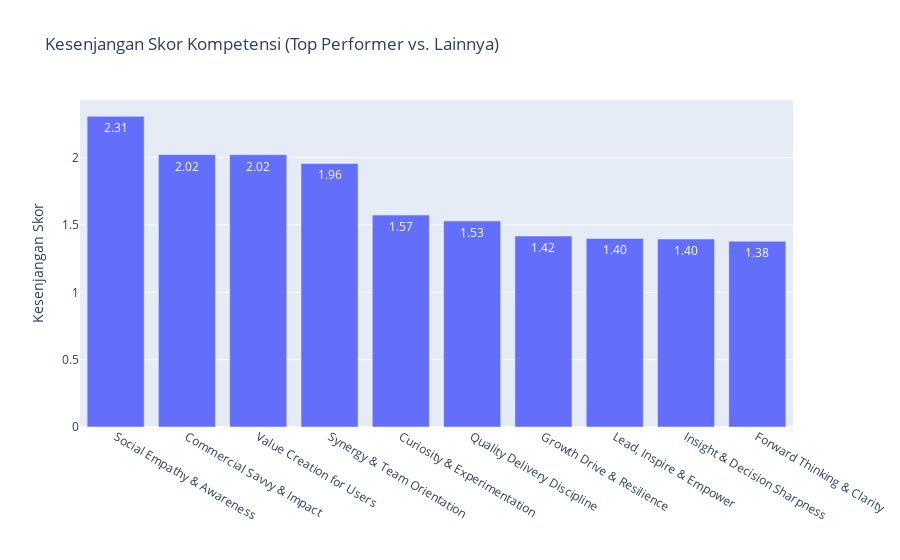

The code cell stored with this chart in its notebook:
### Markdown cell above
## Kesenjangan Skor Kompetensi

### Code cell
# Untuk memperjelas di mana letak perbedaan terbesar, kita akan menghitung selisih skor rata-rata antara Top Performer dan Karyawan Lainnya.

# Mengitung selisih skor dan buat kolom baru
comp_avg['selisih_skor'] = comp_avg[True] - comp_avg[False]

# Mengurutkan berdasarkan selisih terbesar agar ceritanya lebih jelas
df_selisih = comp_avg.sort_values(by='selisih_skor', ascending=False).reset_index()

# Bar chart untuk menampilkan selisih tersebut
fig_gap = px.bar(df_selisih,
                 x='pillar_label',
                 y='selisih_skor',
                 title='Kesenjangan Skor Kompetensi (Top Performer vs. Lainnya)',
                 labels={'pillar_label': 'Pilar Kompetensi', 'selisih_skor': 'Selisih Skor Rata-rata'},
                 text_auto='.2f')

fig_gap.update_layout(xaxis_title="", yaxis_title="Kesenjangan Skor")
fig_gap.show()

### Figure 1 — Plotly figure (JSON) as saved in the notebook; plotly's stock layout.template omitted (floating-point values rounded to 4 significant figures)
{"data": [{"alignmentgroup": "True", "hovertemplate": "Pilar Kompetensi=%{x}<br>Selisih Skor Rata-rata=%{y}<extra></extra>", "legendgroup": "", "marker": {"color": "#636efa", "pattern": {"shape": ""}}, "name": "", "offsetgroup": "", "orientation": "v", "showlegend": false, "textposition": "auto", "texttemplate": "%{y:.2f}", "type": "bar", "x": ["Social Empathy & Awareness", "Commercial Savvy & Impact", "Value Creation for Users", "Synergy & Team Orientation", "Curiosity & Experimentation", "Quality Delivery Discipline", "Growth Drive & Resilience", "Lead, Inspire & Empower", "Insight & Decision Sharpness", "Forward Thinking & Clarity"], "xaxis": "x", "y": [2.306, 2.022, 2.022, 1.956, 1.574, 1.53, 1.418, 1.4, 1.395, 1.379], "yaxis": "y"}], "layout": {"barmode": "relative", "legend": {"tracegroupgap": 0}, "title": {"text": "Kesenjangan Skor Kompetensi (Top Performer vs. Lainnya)"}, "xaxis": {"anchor": "y", "domain": [0, 1], "title": {"text": ""}}, "yaxis": {"anchor": "x", "domain": [0, 1], "title": {"text": "Kesenjangan Skor"}}}}
